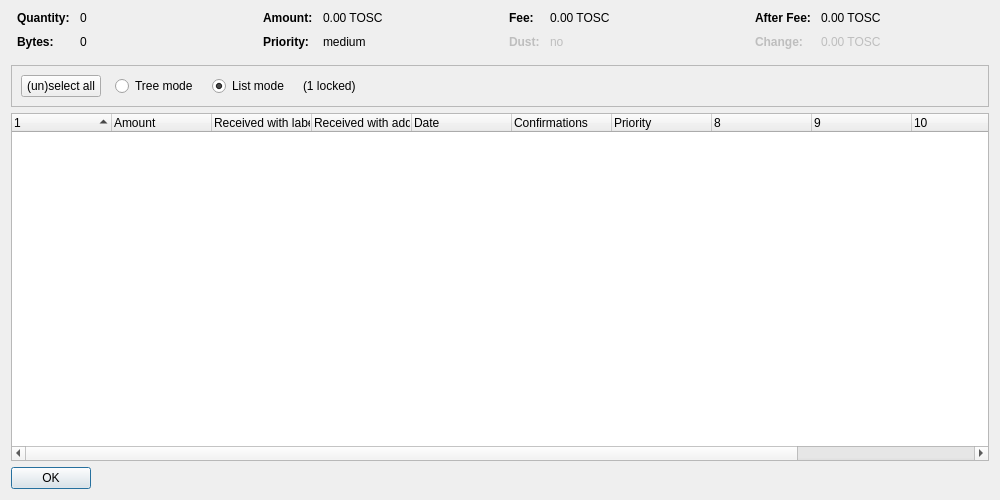
<?xml version="1.0" encoding="UTF-8"?>
<ui version="4.0">
 <class>CoinControlDialog</class>
 <widget class="QDialog" name="CoinControlDialog">
  <property name="geometry">
   <rect>
    <x>0</x>
    <y>0</y>
    <width>1000</width>
    <height>500</height>
   </rect>
  </property>
  <property name="windowTitle">
   <string>Coin Selection</string>
  </property>
  <layout class="QVBoxLayout" name="verticalLayout">
   <item>
    <layout class="QHBoxLayout" name="horizontalLayoutTop" stretch="0,0,0,0">
     <property name="topMargin">
      <number>0</number>
     </property>
     <property name="bottomMargin">
      <number>10</number>
     </property>
     <item>
      <layout class="QFormLayout" name="formLayoutCoinControl1">
       <property name="horizontalSpacing">
        <number>10</number>
       </property>
       <property name="verticalSpacing">
        <number>10</number>
       </property>
       <property name="leftMargin">
        <number>6</number>
       </property>
       <property name="rightMargin">
        <number>6</number>
       </property>
       <item row="0" column="0">
        <widget class="QLabel" name="labelCoinControlQuantityText">
         <property name="font">
          <font>
           <weight>75</weight>
           <bold>true</bold>
          </font>
         </property>
         <property name="text">
          <string>Quantity:</string>
         </property>
        </widget>
       </item>
       <item row="0" column="1">
        <widget class="QLabel" name="labelCoinControlQuantity">
         <property name="cursor">
          <cursorShape>IBeamCursor</cursorShape>
         </property>
         <property name="contextMenuPolicy">
          <enum>Qt::ActionsContextMenu</enum>
         </property>
         <property name="text">
          <string notr="true">0</string>
         </property>
         <property name="textInteractionFlags">
          <set>Qt::LinksAccessibleByMouse|Qt::TextSelectableByKeyboard|Qt::TextSelectableByMouse</set>
         </property>
        </widget>
       </item>
       <item row="1" column="0">
        <widget class="QLabel" name="labelCoinControlBytesText">
         <property name="font">
          <font>
           <weight>75</weight>
           <bold>true</bold>
          </font>
         </property>
         <property name="text">
          <string>Bytes:</string>
         </property>
        </widget>
       </item>
       <item row="1" column="1">
        <widget class="QLabel" name="labelCoinControlBytes">
         <property name="cursor">
          <cursorShape>IBeamCursor</cursorShape>
         </property>
         <property name="contextMenuPolicy">
          <enum>Qt::ActionsContextMenu</enum>
         </property>
         <property name="text">
          <string notr="true">0</string>
         </property>
         <property name="textInteractionFlags">
          <set>Qt::LinksAccessibleByMouse|Qt::TextSelectableByKeyboard|Qt::TextSelectableByMouse</set>
         </property>
        </widget>
       </item>
      </layout>
     </item>
     <item>
      <layout class="QFormLayout" name="formLayoutCoinControl2">
       <property name="horizontalSpacing">
        <number>10</number>
       </property>
       <property name="verticalSpacing">
        <number>10</number>
       </property>
       <property name="leftMargin">
        <number>6</number>
       </property>
       <property name="rightMargin">
        <number>6</number>
       </property>
       <item row="0" column="0">
        <widget class="QLabel" name="labelCoinControlAmountText">
         <property name="font">
          <font>
           <weight>75</weight>
           <bold>true</bold>
          </font>
         </property>
         <property name="text">
          <string>Amount:</string>
         </property>
        </widget>
       </item>
       <item row="0" column="1">
        <widget class="QLabel" name="labelCoinControlAmount">
         <property name="cursor">
          <cursorShape>IBeamCursor</cursorShape>
         </property>
         <property name="contextMenuPolicy">
          <enum>Qt::ActionsContextMenu</enum>
         </property>
         <property name="text">
          <string notr="true">0.00 TOSC</string>
         </property>
         <property name="textInteractionFlags">
          <set>Qt::LinksAccessibleByMouse|Qt::TextSelectableByKeyboard|Qt::TextSelectableByMouse</set>
         </property>
        </widget>
       </item>
       <item row="1" column="0">
        <widget class="QLabel" name="labelCoinControlPriorityText">
         <property name="font">
          <font>
           <weight>75</weight>
           <bold>true</bold>
          </font>
         </property>
         <property name="text">
          <string>Priority:</string>
         </property>
        </widget>
       </item>
       <item row="1" column="1">
        <widget class="QLabel" name="labelCoinControlPriority">
         <property name="cursor">
          <cursorShape>IBeamCursor</cursorShape>
         </property>
         <property name="contextMenuPolicy">
          <enum>Qt::ActionsContextMenu</enum>
         </property>
         <property name="text">
          <string notr="true">medium</string>
         </property>
         <property name="textInteractionFlags">
          <set>Qt::LinksAccessibleByMouse|Qt::TextSelectableByKeyboard|Qt::TextSelectableByMouse</set>
         </property>
        </widget>
       </item>
      </layout>
     </item>
     <item>
      <layout class="QFormLayout" name="formLayoutCoinControl3">
       <property name="horizontalSpacing">
        <number>10</number>
       </property>
       <property name="verticalSpacing">
        <number>10</number>
       </property>
       <property name="leftMargin">
        <number>6</number>
       </property>
       <property name="rightMargin">
        <number>6</number>
       </property>
       <item row="0" column="0">
        <widget class="QLabel" name="labelCoinControlFeeText">
         <property name="font">
          <font>
           <weight>75</weight>
           <bold>true</bold>
          </font>
         </property>
         <property name="text">
          <string>Fee:</string>
         </property>
        </widget>
       </item>
       <item row="0" column="1">
        <widget class="QLabel" name="labelCoinControlFee">
         <property name="cursor">
          <cursorShape>IBeamCursor</cursorShape>
         </property>
         <property name="contextMenuPolicy">
          <enum>Qt::ActionsContextMenu</enum>
         </property>
         <property name="text">
          <string notr="true">0.00 TOSC</string>
         </property>
         <property name="textInteractionFlags">
          <set>Qt::LinksAccessibleByMouse|Qt::TextSelectableByKeyboard|Qt::TextSelectableByMouse</set>
         </property>
        </widget>
       </item>
       <item row="1" column="0">
        <widget class="QLabel" name="labelCoinControlLowOutputText">
         <property name="enabled">
          <bool>false</bool>
         </property>
         <property name="font">
          <font>
           <weight>75</weight>
           <bold>true</bold>
          </font>
         </property>
         <property name="text">
          <string>Dust:</string>
         </property>
        </widget>
       </item>
       <item row="1" column="1">
        <widget class="QLabel" name="labelCoinControlLowOutput">
         <property name="enabled">
          <bool>false</bool>
         </property>
         <property name="cursor">
          <cursorShape>IBeamCursor</cursorShape>
         </property>
         <property name="contextMenuPolicy">
          <enum>Qt::ActionsContextMenu</enum>
         </property>
         <property name="text">
          <string notr="true">no</string>
         </property>
         <property name="textInteractionFlags">
          <set>Qt::LinksAccessibleByMouse|Qt::TextSelectableByKeyboard|Qt::TextSelectableByMouse</set>
         </property>
        </widget>
       </item>
      </layout>
     </item>
     <item>
      <layout class="QFormLayout" name="formLayoutCoinControl4">
       <property name="horizontalSpacing">
        <number>10</number>
       </property>
       <property name="verticalSpacing">
        <number>10</number>
       </property>
       <property name="leftMargin">
        <number>6</number>
       </property>
       <property name="rightMargin">
        <number>6</number>
       </property>
       <item row="0" column="0">
        <widget class="QLabel" name="labelCoinControlAfterFeeText">
         <property name="font">
          <font>
           <weight>75</weight>
           <bold>true</bold>
          </font>
         </property>
         <property name="text">
          <string>After Fee:</string>
         </property>
        </widget>
       </item>
       <item row="0" column="1">
        <widget class="QLabel" name="labelCoinControlAfterFee">
         <property name="cursor">
          <cursorShape>IBeamCursor</cursorShape>
         </property>
         <property name="contextMenuPolicy">
          <enum>Qt::ActionsContextMenu</enum>
         </property>
         <property name="text">
          <string notr="true">0.00 TOSC</string>
         </property>
         <property name="textInteractionFlags">
          <set>Qt::LinksAccessibleByMouse|Qt::TextSelectableByKeyboard|Qt::TextSelectableByMouse</set>
         </property>
        </widget>
       </item>
       <item row="1" column="0">
        <widget class="QLabel" name="labelCoinControlChangeText">
         <property name="enabled">
          <bool>false</bool>
         </property>
         <property name="font">
          <font>
           <weight>75</weight>
           <bold>true</bold>
          </font>
         </property>
         <property name="text">
          <string>Change:</string>
         </property>
        </widget>
       </item>
       <item row="1" column="1">
        <widget class="QLabel" name="labelCoinControlChange">
         <property name="enabled">
          <bool>false</bool>
         </property>
         <property name="cursor">
          <cursorShape>IBeamCursor</cursorShape>
         </property>
         <property name="contextMenuPolicy">
          <enum>Qt::ActionsContextMenu</enum>
         </property>
         <property name="text">
          <string notr="true">0.00 TOSC</string>
         </property>
         <property name="textInteractionFlags">
          <set>Qt::LinksAccessibleByMouse|Qt::TextSelectableByKeyboard|Qt::TextSelectableByMouse</set>
         </property>
        </widget>
       </item>
      </layout>
     </item>
    </layout>
   </item>
   <item>
    <widget class="QFrame" name="frame">
     <property name="minimumSize">
      <size>
       <width>0</width>
       <height>40</height>
      </size>
     </property>
     <property name="frameShape">
      <enum>QFrame::StyledPanel</enum>
     </property>
     <property name="frameShadow">
      <enum>QFrame::Sunken</enum>
     </property>
     <layout class="QHBoxLayout" name="horizontalLayout">
      <item>
       <layout class="QHBoxLayout" name="horizontalLayoutPanel" stretch="0,0,0,0,0">
        <property name="spacing">
         <number>14</number>
        </property>
        <item>
         <widget class="QPushButton" name="pushButtonSelectAll">
          <property name="sizePolicy">
           <sizepolicy hsizetype="Maximum" vsizetype="Fixed">
            <horstretch>0</horstretch>
            <verstretch>0</verstretch>
           </sizepolicy>
          </property>
          <property name="text">
           <string>(un)select all</string>
          </property>
          <property name="autoDefault">
           <bool>false</bool>
          </property>
         </widget>
        </item>
        <item>
         <widget class="QRadioButton" name="radioTreeMode">
          <property name="sizePolicy">
           <sizepolicy hsizetype="Maximum" vsizetype="Fixed">
            <horstretch>0</horstretch>
            <verstretch>0</verstretch>
           </sizepolicy>
          </property>
          <property name="text">
           <string>Tree mode</string>
          </property>
         </widget>
        </item>
        <item>
         <widget class="QRadioButton" name="radioListMode">
          <property name="sizePolicy">
           <sizepolicy hsizetype="Maximum" vsizetype="Fixed">
            <horstretch>0</horstretch>
            <verstretch>0</verstretch>
           </sizepolicy>
          </property>
          <property name="text">
           <string>List mode</string>
          </property>
          <property name="checked">
           <bool>true</bool>
          </property>
         </widget>
        </item>
        <item>
         <widget class="QLabel" name="labelLocked">
          <property name="text">
           <string notr="true">(1 locked)</string>
          </property>
         </widget>
        </item>
        <item>
         <spacer name="horizontalSpacer">
          <property name="orientation">
           <enum>Qt::Horizontal</enum>
          </property>
          <property name="sizeHint" stdset="0">
           <size>
            <width>40</width>
            <height>20</height>
           </size>
          </property>
         </spacer>
        </item>
       </layout>
      </item>
     </layout>
    </widget>
   </item>
   <item>
    <widget class="CoinControlTreeWidget" name="treeWidget">
     <property name="contextMenuPolicy">
      <enum>Qt::CustomContextMenu</enum>
     </property>
     <property name="sortingEnabled">
      <bool>false</bool>
     </property>
     <property name="columnCount">
      <number>12</number>
     </property>
     <attribute name="headerShowSortIndicator" stdset="0">
      <bool>true</bool>
     </attribute>
     <attribute name="headerStretchLastSection">
      <bool>false</bool>
     </attribute>
     <column>
      <property name="text">
       <string/>
      </property>
     </column>
     <column>
      <property name="text">
       <string>Amount</string>
      </property>
     </column>
     <column>
      <property name="text">
       <string>Received with label</string>
      </property>
     </column>
     <column>
      <property name="text">
       <string>Received with address</string>
      </property>
     </column>
     <column>
      <property name="text">
       <string>Date</string>
      </property>
     </column>
     <column>
      <property name="text">
       <string>Confirmations</string>
      </property>
      <property name="toolTip">
       <string>Confirmed</string>
      </property>
     </column>
     <column>
      <property name="text">
       <string>Priority</string>
      </property>
     </column>
     <column>
      <property name="text">
       <string/>
      </property>
     </column>
     <column>
      <property name="text">
       <string/>
      </property>
     </column>
     <column>
      <property name="text">
       <string/>
      </property>
     </column>
     <column>
      <property name="text">
       <string/>
      </property>
     </column>
     <column>
      <property name="text">
       <string/>
      </property>
     </column>
    </widget>
   </item>
   <item>
    <widget class="QDialogButtonBox" name="buttonBox">
     <property name="sizePolicy">
      <sizepolicy hsizetype="Maximum" vsizetype="Fixed">
       <horstretch>0</horstretch>
       <verstretch>0</verstretch>
      </sizepolicy>
     </property>
     <property name="orientation">
      <enum>Qt::Horizontal</enum>
     </property>
     <property name="standardButtons">
      <set>QDialogButtonBox::Ok</set>
     </property>
    </widget>
   </item>
  </layout>
 </widget>
 <customwidgets>
  <customwidget>
   <class>CoinControlTreeWidget</class>
   <extends>QTreeWidget</extends>
   <header>coincontroltreewidget.h</header>
  </customwidget>
 </customwidgets>
 <resources/>
 <connections/>
</ui>
